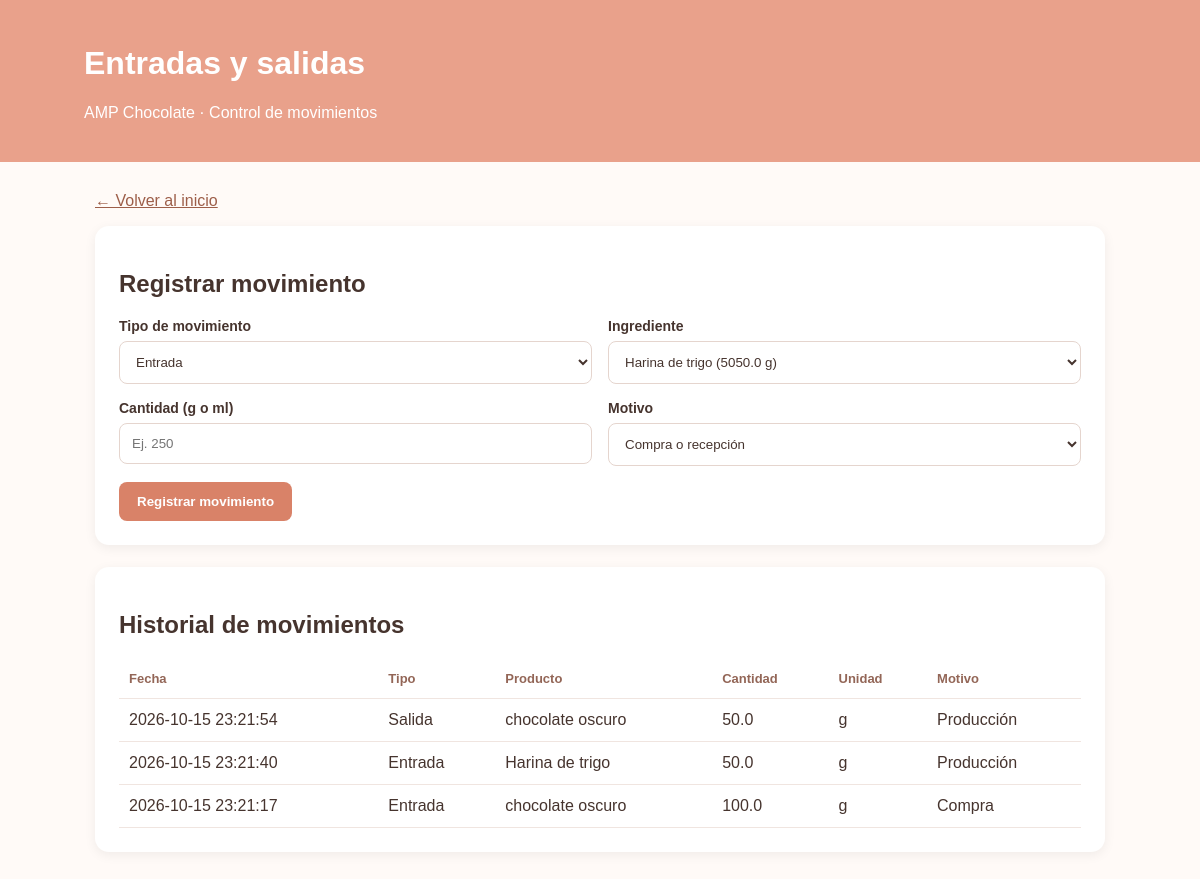
Page /movimientos on the committed database.
### tables this page shows
CREATE TABLE movimientos (
            id INTEGER PRIMARY KEY AUTOINCREMENT,
            tipo TEXT NOT NULL,
            producto TEXT NOT NULL,
            cantidad REAL NOT NULL,
            unidad TEXT NOT NULL,
            motivo TEXT NOT NULL,
            fecha TEXT NOT NULL
        );

### app.py (the view, shortened to what this page needs)
@app.route("/movimientos", methods=["GET", "POST"])
def movimientos():
    error = None
    exito = request.args.get("exito")
    conexion = conectar_db()
    ingredientes = conexion.execute(
        "SELECT * FROM ingredientes ORDER BY nombre"
    ).fetchall()
    historial = conexion.execute(
        "SELECT * FROM movimientos ORDER BY id DESC LIMIT 50"
    ).fetchall()
    conexion.close()
    return render_template(
        "movimientos.html",
        ingredientes=ingredientes,
        historial=historial,
        error=error,
        exito=exito
    )

### app.py (called while the page is built)
def conectar_db():
    conexion = sqlite3.connect(DATABASE)
    conexion.row_factory = sqlite3.Row
    return conexion

### templates/movimientos.html (shortened to what this page needs)
<!DOCTYPE html>
<html lang="es">
<head>
</head>
<body>
    <header>
        <h1>Entradas y salidas</h1>
        <p>AMP Chocolate · Control de movimientos</p>
    </header>
    <main>
        <p>
            <a class="volver" href="{{ url_for('inicio') }}">
                ← Volver al inicio
            </a>
        </p>
        <section class="tarjeta">
            <h2>Registrar movimiento</h2>
            {% if ingredientes %}
            <form method="POST" class="formulario">
                <div>
                    <label for="tipo">Tipo de movimiento</label>
                    <select id="tipo" name="tipo" required>
                        <option value="Entrada">Entrada</option>
                    </select>
                </div>
                <div>
                    <label for="ingrediente_id">Ingrediente</label>
                    <select id="ingrediente_id" name="ingrediente_id" required>
                        {% for ingrediente in ingredientes %}
                        <option value="{{ ingrediente['id'] }}">
                            {{ ingrediente['nombre'] }}
                            ({{ ingrediente['cantidad'] }} {{ ingrediente['unidad'] }})
                        </option>
                        {% endfor %}
                    </select>
                </div>
                <div>
                    <label for="cantidad">Cantidad (g o ml)</label>
                    <input
                        type="number"
                        id="cantidad"
                        name="cantidad"
                        min="0.001"
                        max="1000000000"
                        step="any"
                        placeholder="Ej. 250"
                        required
                    >
                </div>
                <div>
                    <label for="motivo">Motivo</label>
                    <select id="motivo" name="motivo" required>
                        <option value="Compra">Compra o recepción</option>
                    </select>
                </div>
                <div>
                    <button class="boton" type="submit">
                        Registrar movimiento
                    </button>
                </div>
            </form>
            {% endif %}
        </section>
        <section class="tarjeta">
            <h2>Historial de movimientos</h2>
            <div class="tabla-contenedor">
                <table>
                    <thead>
                        <tr>
                            <th>Fecha</th>
                            <th>Tipo</th>
                            <th>Producto</th>
                            <th>Cantidad</th>
                            <th>Unidad</th>
                            <th>Motivo</th>
                        </tr>
                    </thead>
                    <tbody>
                        {% for movimiento in historial %}
                        <tr>
                            <td>{{ movimiento['fecha'] }}</td>
                            <td>{{ movimiento['tipo'] }}</td>
                            <td>{{ movimiento['producto'] }}</td>
                            <td>{{ movimiento['cantidad'] }}</td>
                            <td>{{ movimiento['unidad'] }}</td>
                            <td>{{ movimiento['motivo'] }}</td>
                        </tr>
                        {% else %}
                        <tr>
                            <td colspan="6">
                                Todavía no hay movimientos registrados.
                            </td>
                        </tr>
                        {% endfor %}
                    </tbody>
                </table>
            </div>
        </section>
    </main>
</body>
</html>

### templates/movimientos.html (style rules this page uses)
* { box-sizing: border-box; }
body { margin: 0; font-family: Arial, sans-serif; background: #fffaf7; color: #46342e; }
header { background: #e9a18b; color: white; padding: 24px 7%; }
main { max-width: 1050px; margin: 30px auto; padding: 0 20px; }
.tarjeta { background: white; padding: 24px; margin-bottom: 22px; border-radius: 14px; box-shadow: 0 3px 12px #00000010; }
.formulario { display: grid; grid-template-columns: repeat(2, minmax(0, 1fr)); gap: 16px; }
label { display: block; margin-bottom: 7px; font-weight: bold; font-size: 14px; }
input, select { width: 100%; padding: 12px; border: 1px solid #e5d5ce; border-radius: 8px; background: white; color: #46342e; }
.boton { background: #d98268; color: white; padding: 12px 18px; border: 0; border-radius: 8px; cursor: pointer; font-weight: bold; }
.tabla-contenedor { overflow-x: auto; }
table { width: 100%; border-collapse: collapse; text-align: left; }
th, td { padding: 12px 10px; border-bottom: 1px solid #f0e5e0; white-space: nowrap; }
th { color: #936657; font-size: 13px; }
.volver { color: #9d5e49; }

### rows in the picture
movimientos: fecha "2026-10-15 23:21:54", tipo "Salida", producto "chocolate oscuro", cantidad "50.0", unidad "g", motivo "Producción"
movimientos: fecha "2026-10-15 23:21:40", tipo "Entrada", producto "Harina de trigo", cantidad "50.0", unidad "g", motivo "Producción"
movimientos: fecha "2026-10-15 23:21:17", tipo "Entrada", producto "chocolate oscuro", cantidad "100.0", unidad "g", motivo "Compra"

### other values in the picture
form field ingrediente_id "Harina de trigo (5050.0 g)"
